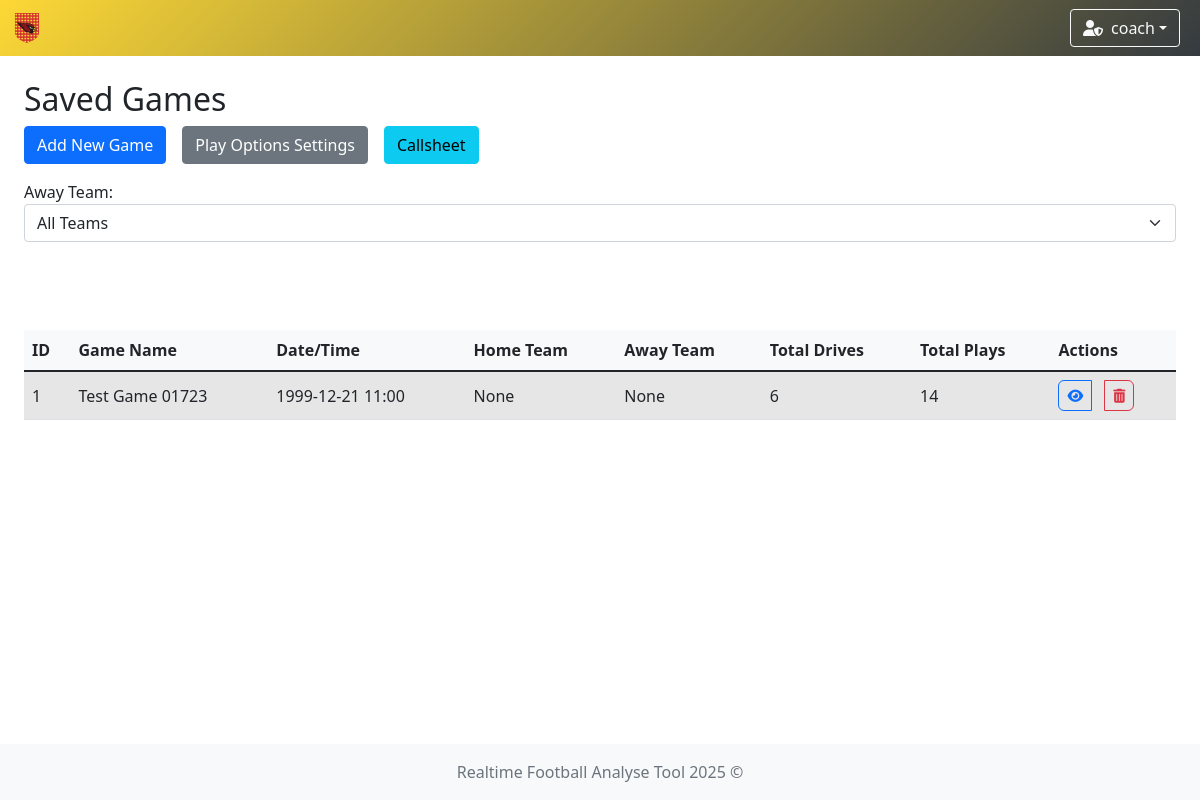
/game-options (signed in), run on an earlier commit of the app's database.
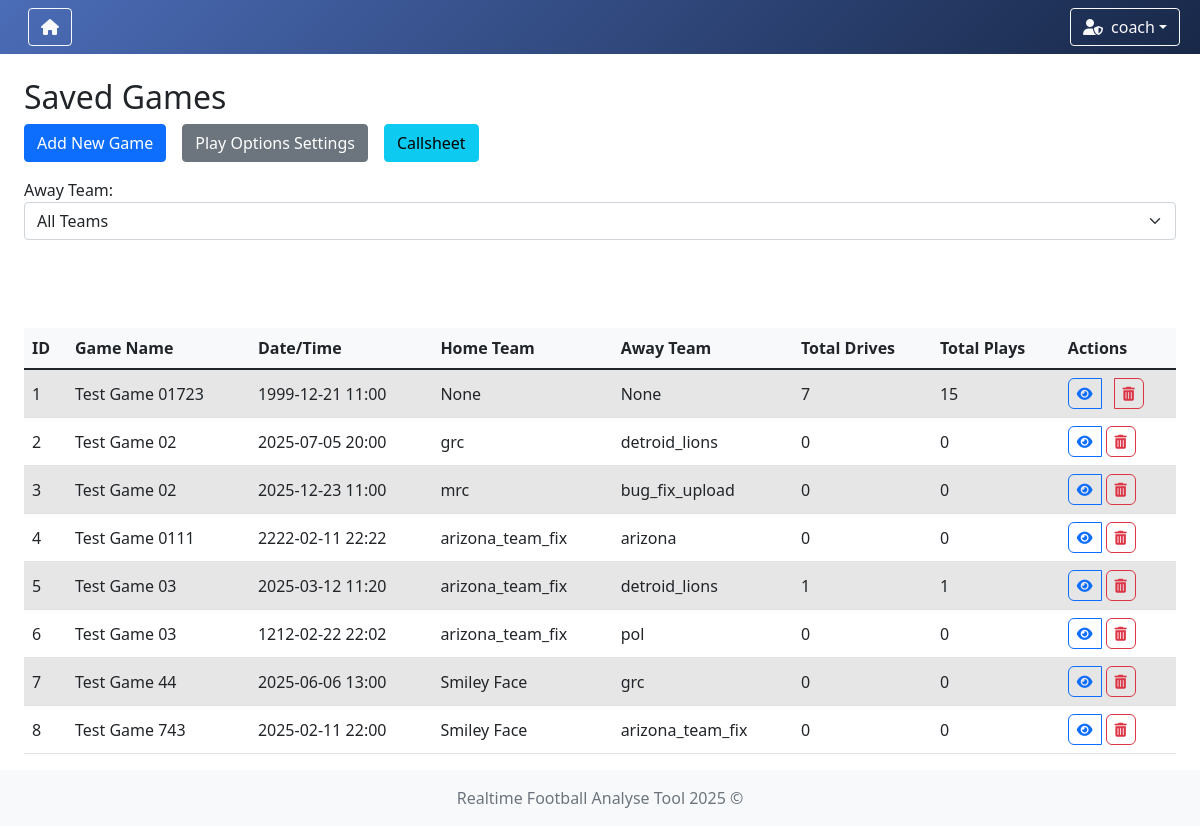
And on a later commit of the database.
### app/models/team.py (models this page shows)
class TeamModel(db.Model):
    __tablename__ = 'teams'
    id = db.Column(db.Integer, primary_key=True)
    name = db.Column(db.String(100), nullable=False, unique=True)  # prevent duplicate team names
    icon = db.Column(db.String(300), nullable=False)  # longer path for future-proofing
    primary_color = db.Column(db.String(20), nullable=False)
    secondary_color = db.Column(db.String(20), nullable=False)

### app/models/game.py (models this page shows, shortened)
class GameModel(db.Model):
    __tablename__ = 'game'
    id: int = db.Column(db.Integer, primary_key=True)
    name: str = db.Column(db.String(100), nullable=False)
    date: datetime = db.Column(db.DateTime, nullable=False, index=True)
    time: str = db.Column(db.String(20), nullable=False)
    home_team_id: Optional[int] = db.Column(db.Integer, db.ForeignKey('teams.id'), nullable=True, index=True)
    away_team_id: Optional[int] = db.Column(db.Integer, db.ForeignKey('teams.id'), nullable=True, index=True)
    home_team = db.relationship('TeamModel', foreign_keys=[home_team_id], lazy=True)
    away_team = db.relationship('TeamModel', foreign_keys=[away_team_id], lazy=True)
    drives = db.relationship('DriveModel', backref='game', lazy=True, cascade='all, delete-orphan')
    @property
    def total_drives(self) -> int:
        return len(self.drives)
    @property
    def total_plays(self) -> int:
        return sum(len(drive.plays) for drive in self.drives)
    @property
    def home_team_name(self) -> Optional[str]:
        return self.home_team.name if self.home_team else None
    @property
    def away_team_name(self) -> Optional[str]:
        return self.away_team.name if self.away_team else None

### app/controllers/game.py (the view)
    @login_required
    def game_options(self) -> str:
        teams = TeamModel.query.all()
        games = GameModel.query.all()
        selected_team = request.args.get('Team')
        filtered_games = []
        if selected_team and selected_team != '':
            for game in games:
                print(game.away_team.name)
                print(selected_team)
                if game.away_team.name == selected_team:
                    filtered_games.append(game)
        else:
            print('nothing selected')
            filtered_games = games
        return render_template(template_name_or_list='game/game_options.html',
                               games=filtered_games,
                               teams=teams,
                               selected_team = selected_team)

### app/controllers/user.py (called while the page is built)
    @staticmethod
    def load_user(user_id):
        return UserModel.query.get(int(user_id))

### run.py (called while the page is built)
    def _inject_context(self) -> None:
        @self.app.context_processor
        def inject_teams() -> dict:
            try:
                teams = TeamModel.query.all()
                return dict(teams=teams)
            except Exception as e:
                print(f"[!] Error injecting teams: {str(e)} ({type(e).__name__})")
                return dict(teams=[])

### app/templates/game/game_options.html (shortened to what this page needs)
{% extends "system/base.html" %}
{% block content %}
    <div class="row mb-4">
        <div class="col">
            <h2>Saved Games</h2>
            <div class="d-flex flex-wrap gap-2 mb-3 align-items-end">
                <a href="{{ url_for('add_game') }}" class="btn btn-primary">Add New Game</a>
                <a href="{{ url_for('settings') }}" class="btn btn-secondary">Play Options Settings</a>
				<a href="{{ url_for('callsheet') }}{% if selected_team %}?Team={{ selected_team }}{% endif %}" class="btn btn-info" id="callsheet-link">Callsheet</a>
            </div>
			<form method="get" class="d-flex flex-column">
				<label for="Team">Away Team:</label>
					<select name="Team" id = "Team" class="form-select mb-2">
					<option value="" selected >All Teams</option>
					</select>
        </div>
    </div>
    <div class="my-table-wrapper">
        <div class="row">
            <div class="col">
                <div class="table-responsive">
                    <table class="table table-striped align-middle">
                        <thead>
                            <tr>
                                <th>ID</th>
                                <th>Game Name</th>
                                <th>Date/Time</th>
                                <th>Home Team</th>
                                <th>Away Team</th>
                                <th>Total Drives</th>
                                <th>Total Plays</th>
                                <th>Actions</th>
                            </tr>
                        </thead>
                        <tbody id="game-table-body">
							{%include 'game/partials/_game_rows.html' %}
                        </tbody>
                    </table>
                </div>
            </div>
        </div>
    </div>
{% endblock %}

### app/templates/system/base.html (shortened to what this page needs)
<!DOCTYPE html>
<html lang="en">
<head>
    <link href="https://cdn.jsdelivr.net/npm/bootstrap@5.1.3/dist/css/bootstrap.min.css" rel="stylesheet"/>
    <link rel="stylesheet" href="https://cdn.jsdelivr.net/npm/bootstrap-icons@1.11.3/font/bootstrap-icons.css"/>
    <link rel="stylesheet" href="https://cdnjs.cloudflare.com/ajax/libs/font-awesome/6.5.0/css/all.min.css"/>
    <link rel="stylesheet" href="https://cdn.datatables.net/1.13.6/css/dataTables.bootstrap5.min.css"/>
    <link rel="stylesheet" href="{{ url_for('static', filename='styles.css') }}"/>
</head>
<body class="{% block body_class %}{% endblock %}">
{% if current_user.is_authenticated %}
    <nav class="navbar navbar-expand-lg navbar-dark"
         style="
         {% if session.team_id %}
             {% for team in teams %}
                 {% if team.id == session.team_id %}
                     background: linear-gradient(135deg, {{ team.secondary_color }}, #343a40);
                 {% endif %}
             {% endfor %}
         {% else %}
             background: linear-gradient(135deg, #4b6cb7, #182848);
         {% endif %}
         ">
        <div class="container-fluid position-relative">
            <a class="navbar-brand d-flex align-items-center" href="{{ url_for('index') }}">
                {% if session.team_id %}
                    {% for team in teams %}
                        {% if team.id == session.team_id %}
                            <img class="team-logo" src="{{ team.icon }}" alt="{{ team.name }} logo"
                                 style="height:30px; margin-right:8px;"/>
                        {% endif %}
                    {% endfor %}
                {% else %}
                    <a href="{{ url_for('game_options') }}" class="btn btn-outline-light me-2" title="Home">
                        <i class="fas fa-home"></i>
                    </a>
                {% endif %}
            </a>
            <div class="ms-auto d-flex align-items-center">
                <div class="dropdown me-2">
                    <button class="btn btn-outline-light dropdown-toggle d-flex align-items-center" type="button"
                            id="userDropdown" data-bs-toggle="dropdown" aria-expanded="false">
                        {% if current_user.role == 'admin' %}
                            <i class="fas fa-user-shield me-2"></i>
                        {% else %}
                            <i class="fas fa-user me-2"></i>
                        {% endif %}
                        {{ current_user.username }}
                    </button>
                </div>
            </div>
        </div>
    </nav>
{% endif %}
<div class="content-wrapper">
    <div class="container-fluid mt-4 px-4">
        <div id="toast-container" class="toast-container position-fixed bottom-0 end-0 p-3" style="z-index: 1100;">
        </div>
        {% block content %}{% endblock %}
    </div>
</div>
<footer class="footer mt-auto py-3 bg-light">
    <div class="container text-center">
        <span class="text-muted">Realtime Football Analyse Tool 2025 ©</span>
    </div>
</footer>
</body>
</html>

### app/templates/game/partials/_game_rows.html
						{% for game in games %}
							<tr>
								<td>{{ game.id }}</td>
								<td>{{ game.name }}</td>
								<td>{{ game.date.strftime('%Y-%m-%d') }} {{ game.time }}</td>
								<td>{{ game.home_team_name }}</td>
								<td>{{ game.away_team_name }}</td>
								<td>{{ game.total_drives }}</td>
								<td>{{ game.total_plays }}</td>
								<td>
									<div class="d-flex align-items-center gap-1">
										<a href="{{ url_for('game_detail', game_id=game.id) }}"
										   class="btn btn-sm btn-outline-primary"
										   title="Go to Game">
											<i class="fas fa-eye"></i>
										</a>
										{% if current_user.role == 'admin' %}
											<form action="{{ url_for('delete_game', game_id=game.id) }}" method="POST"
												  onsubmit="return confirm('Delete this game?');" class="m-0 p-0">
												<button type="submit" class="btn btn-sm btn-outline-danger" title="Delete Game">
													<i class="fas fa-trash-alt"></i>
												</button>
											</form>
										{% else %}
											<button class="btn btn-sm btn-outline-secondary" disabled title="Insufficient permissions">
												<i class="fas fa-trash-alt"></i>
											</button>
										{% endif %}
									</div>
								</td>
							</tr>
							{% endfor %}

What changed in the data, as far as the page shows it:
no longer on this page (row unchanged): TeamModel: icon (picture)
computed for GameModel "Test Game 01723": total_drives "6" → "7"; total_plays "14" → "15"
added GameModel: id "2", name "Test Game 02", date "2025-07-05", time "20:00", home_team_name "grc", away_team_name "detroid_lions", total_drives "0", total_plays "0"
added GameModel: id "3", name "Test Game 02", date "2025-12-23", time "11:00", home_team_name "mrc", away_team_name "bug_fix_upload", total_drives "0", total_plays "0"
added GameModel: id "4", name "Test Game 0111", date "2222-02-11", time "22:22", home_team_name "arizona_team_fix", away_team_name "arizona", total_drives "0", total_plays "0"
added GameModel: id "5", name "Test Game 03", date "2025-03-12", time "11:20", home_team_name "arizona_team_fix", away_team_name "detroid_lions", total_drives "1", total_plays "1"
added GameModel: id "6", name "Test Game 03", date "1212-02-22", time "22:02", home_team_name "arizona_team_fix", away_team_name "pol", total_drives "0", total_plays "0"
added GameModel: id "7", name "Test Game 44", date "2025-06-06", time "13:00", home_team_name "Smiley Face", away_team_name "grc", total_drives "0", total_plays "0"
added GameModel: id "8", name "Test Game 743", date "2025-02-11", time "22:00", home_team_name "Smiley Face", away_team_name "arizona_team_fix", total_drives "0", total_plays "0"
